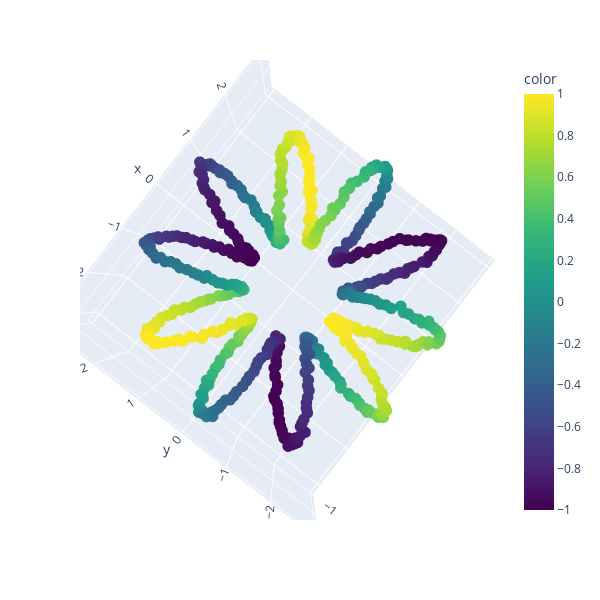

This figure's notebook cell:
### Code cell
visualize_3d_data(X.T, color, marker_size=4)

### Figure 1 — Plotly figure (JSON) as saved in the notebook; plotly's stock layout.template omitted (floating-point values rounded to 4 significant figures; data arrays with more than 128 entries replaced by an {"elided": "..."} marker saying what was removed)
{"data": [{"hovertemplate": "x=%{x}<br>y=%{y}<br>z=%{z}<br>color=%{marker.color}<extra></extra>", "legendgroup": "", "marker": {"color": {"elided": "600 float values"}, "coloraxis": "coloraxis", "size": 4, "symbol": "circle"}, "mode": "markers", "name": "", "scene": "scene", "showlegend": false, "type": "scatter3d", "x": {"elided": "600 float values"}, "y": {"elided": "600 float values"}, "z": {"elided": "600 float values"}}], "layout": {"coloraxis": {"colorbar": {"title": {"text": "color"}}, "colorscale": [[0, "#440154"], [0.1111, "#482878"], [0.2222, "#3e4989"], [0.3333, "#31688e"], [0.4444, "#26828e"], [0.5556, "#1f9e89"], [0.6667, "#35b779"], [0.7778, "#6ece58"], [0.8889, "#b5de2b"], [1, "#fde725"]]}, "height": 600, "legend": {"tracegroupgap": 0}, "margin": {"t": 60}, "scene": {"aspectmode": "auto", "aspectratio": {"x": 1.446, "y": 1.384, "z": 0.4998}, "camera": {"center": {"x": 0, "y": 0, "z": 0}, "eye": {"x": -1.191e-16, "y": -9.263e-17, "z": 2.464}, "projection": {"type": "perspective"}, "up": {"x": 0, "y": 0, "z": 1}}, "domain": {"x": [0, 1], "y": [0, 1]}, "xaxis": {"title": {"text": "x"}, "type": "linear"}, "yaxis": {"title": {"text": "y"}, "type": "linear"}, "zaxis": {"title": {"text": "z"}, "type": "linear"}}, "width": 600}}
